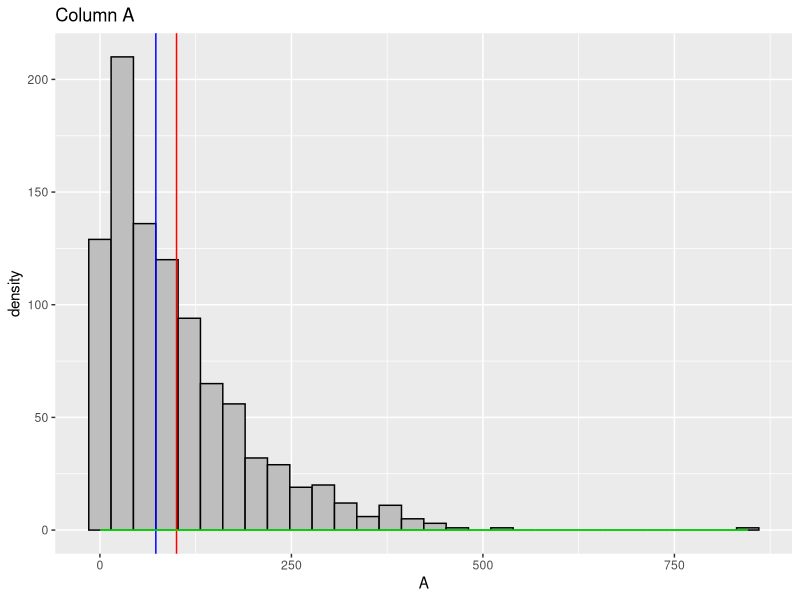
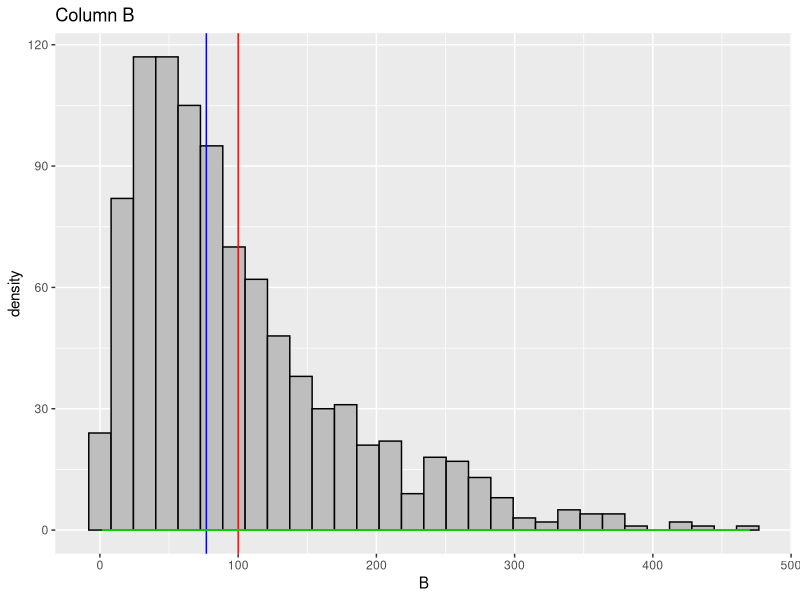
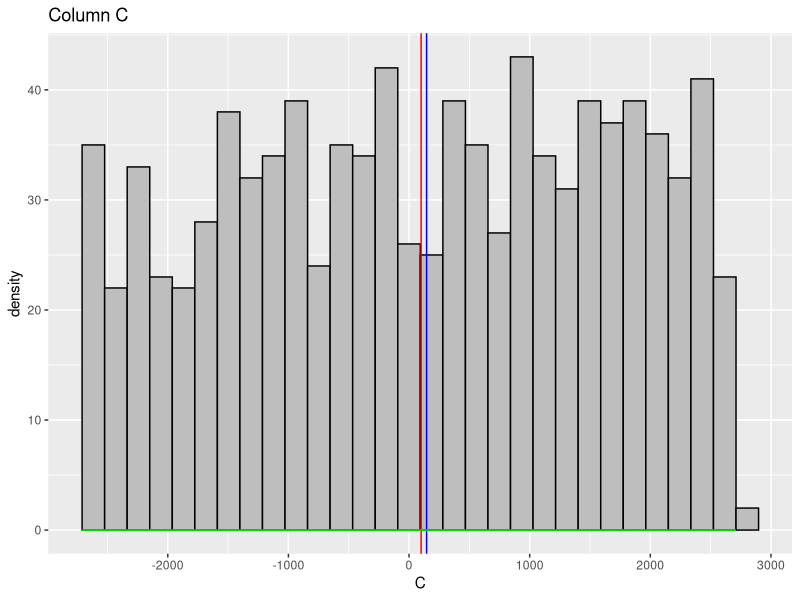
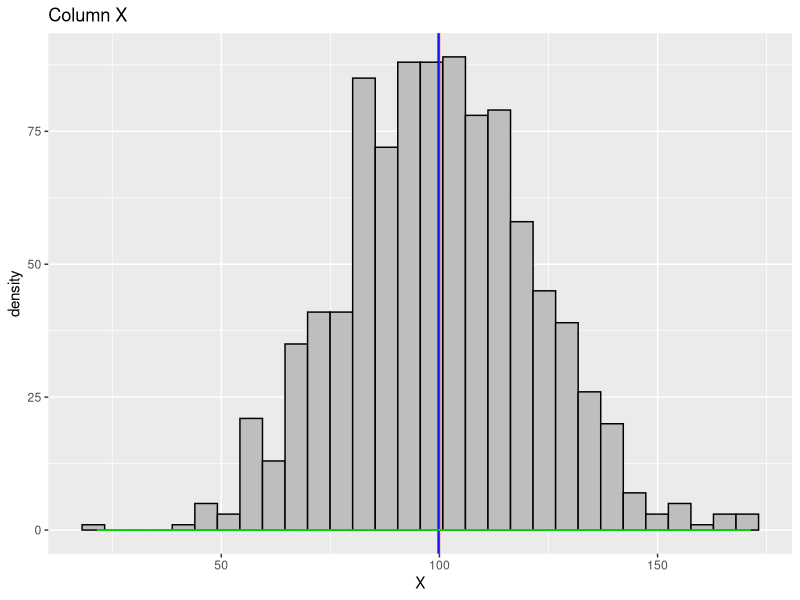
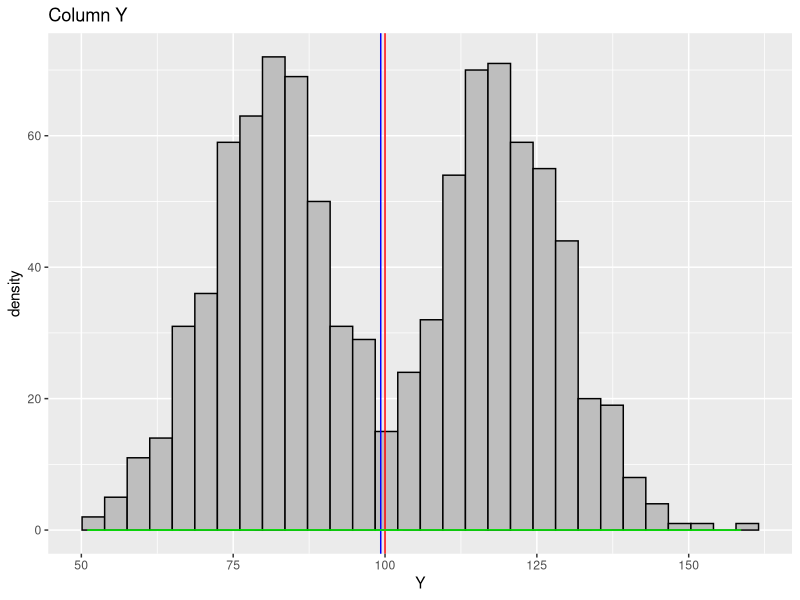
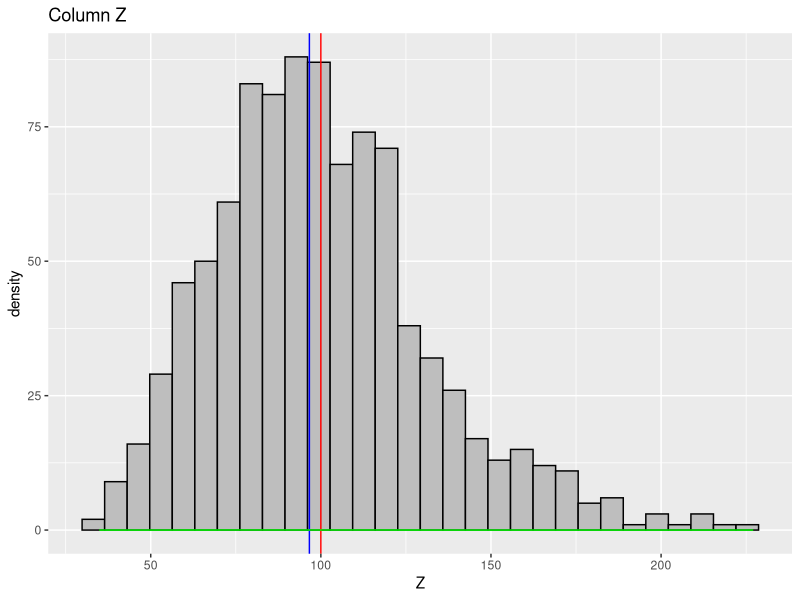
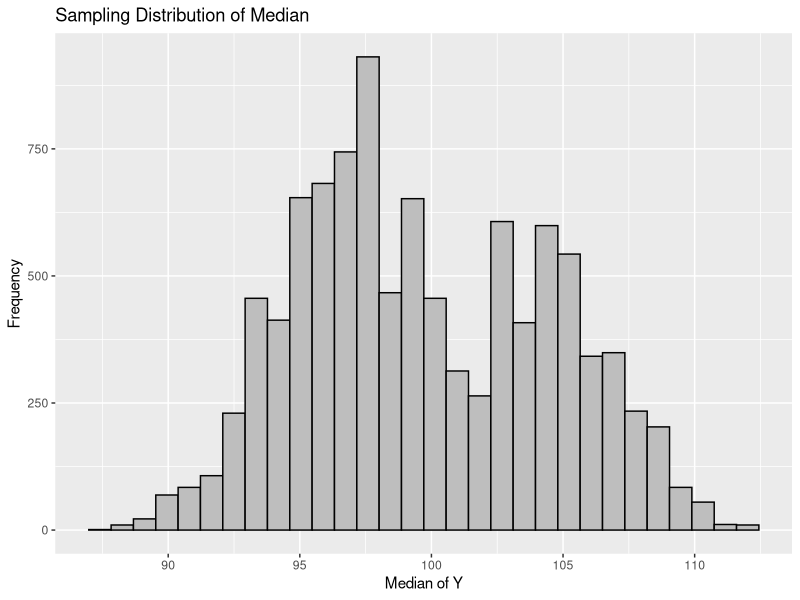

The R source for these figures, in order:
## ---- chunk 1
knitr::opts_chunk$set(echo = TRUE)
## ---- chunk 2

df <- read.csv('homework3Data.csv')

# a)
# Load the ggplot2 library
library(ggplot2)



ggplot_factory <- function(df, df_col, title_name) {
  ggplot(data = df, aes(x = .data[[df_col]])) +
    geom_histogram(fill = 'gray', color = 'black') +
    geom_vline(aes(xintercept = mean(.data[[df_col]])), color = 'red') +
    geom_vline(aes(xintercept = median(.data[[df_col]])), color = 'blue') +
    geom_density(color = 'green') +
    labs(title = title_name)
}


a_plot <- ggplot_factory(
  df, 
  df_col = 'A', 
  title_name = 'Column A')

b_plot <- ggplot_factory(
  df, 
  df_col = 'B', 
  title_name = 'Column B')

c_plot <- ggplot_factory(
  df, 
  df_col = 'C', 
  title_name = 'Column C')

c_plot <- ggplot_factory(
  df, 
  df_col = 'C', 
  title_name = 'Column C')

x_plot <- ggplot_factory(
  df, 
  df_col = 'X', 
  title_name = 'Column X')

y_plot <- ggplot_factory(
  df, 
  df_col = 'Y', 
  title_name = 'Column Y')

z_plot <- ggplot_factory(
  df, 
  df_col = 'Z', 
  title_name = 'Column Z')




a_plot
b_plot
c_plot

x_plot
y_plot
z_plot

#b) 
# answered in text 

#c) 

mean_X <- mean(df$X)
sd_X <- sd(df$X)

interval_68 <- c(mean_X - sd_X, mean_X + sd_X)
interval_95 <- c(mean_X - 2 * sd_X, mean_X + 2 * sd_X)
interval_997 <- c(mean_X - 3 * sd_X, mean_X + 3 * sd_X)

interval_68
interval_95
interval_997

# d) 
quantiles <- quantile(df$X, c(0.003, 0.025, 0.1587, 0.5, 0.8413, 0.975, 0.997))
quantiles

# e)
intervals_qnorm <- qnorm(c(0.0015, 0.025, 0.1587, 0.5, 0.8413, 0.975, 0.9985), mean = mean_X, sd = sd_X)

intervals_qnorm


# f)

#pop mean estimate
sample_mean <- mean(df$X)
sample_mean

#sd
sample_sd <- sd(df$X)
sample_size <- length(df$X)
#estimated error
estimated_se <- sample_sd / sqrt(sample_size)
estimated_se
#critical value
diff <- sample_size - 1
critical_value_t <- qt(0.86, diff)
critical_value_t

confidence_interval_lower <- sample_mean - (critical_value_t * estimated_se)
confidence_interval_upper <- sample_mean + (critical_value_t * estimated_se)

confidence_interval_lower
confidence_interval_upper

## ---- chunk 3

library(dplyr)
# a) 
names <- starwars$name


# b) 
nchar(names[c(7, 19, 31)])

# c)
num_char <- numeric(length(names))

for (i in 1:length(names)) {
  num_char[i] <- nchar(names[i])
}


# d)
num_char <- sapply(names[c(7, 19, 31)], nchar)



## ---- chunk 4
library(ggplot2)
data <- read.csv("homework3Data.csv")
set.seed(123)

# a)
n_bootstrap <- 10000
sample_size <- 250
n_replicate <- 10000

bootstrap_medians <- numeric(n_bootstrap)

for (i in 1:n_bootstrap) {
  bootstrap_sample <- sample(data$Y, size = sample_size, replace = TRUE)
  bootstrap_medians[i] <- median(bootstrap_sample)
}

# b)
ggplot(data.frame(bootstrap_medians), aes(x = bootstrap_medians)) +
  geom_histogram(fill = "gray", color = "black", bins = 30) +
  labs(x = "Median of Y", y = "Frequency", title = "Sampling Distribution of Median")

# c)
estimated_median <- median(data$Y)

# d)
lower_ci <- quantile(bootstrap_medians, 0.025)
upper_ci <- quantile(bootstrap_medians, 0.975)

